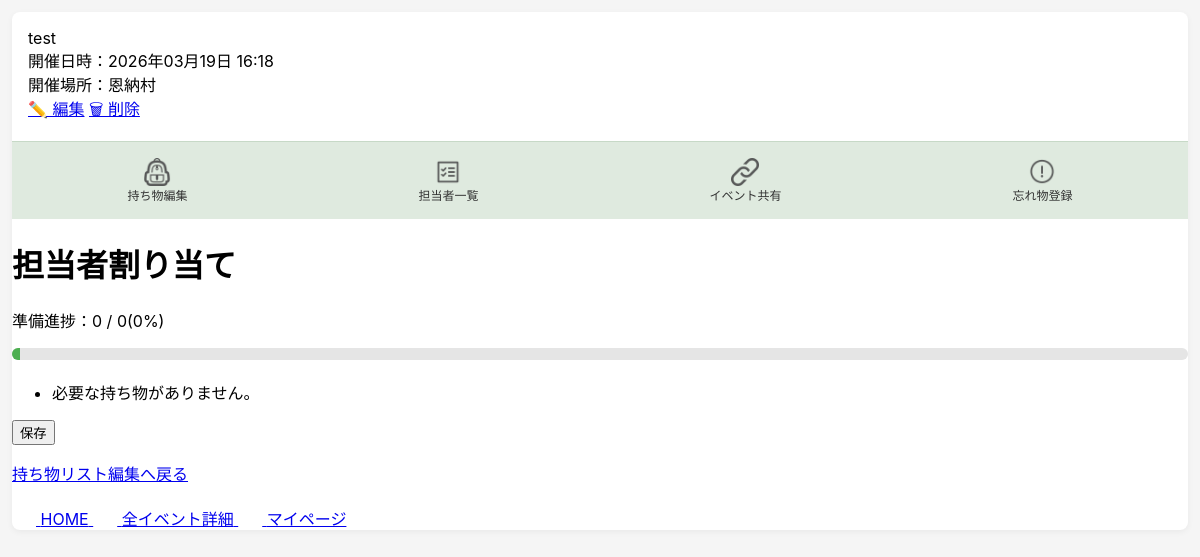
Page /events/38/assign/ (signed in) on the earlier database version.
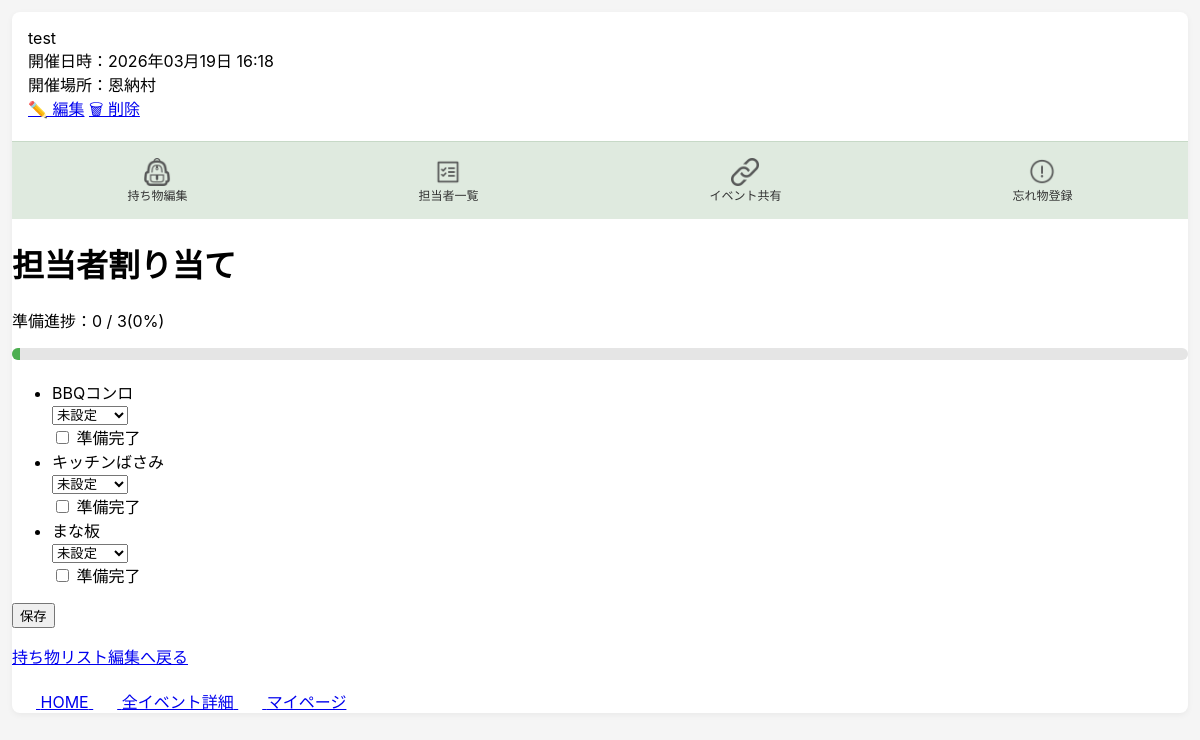
Same page on the later database version.
### bbq_app/models.py (models this page shows, shortened)
class EventItem(models.Model):
    event = models.ForeignKey(Event, on_delete=models.CASCADE, related_name="event_items")
    bbq_item = models.ForeignKey(BbqItem, on_delete=models.CASCADE, related_name="event_items")
    is_selected = models.BooleanField(default=False)
    assignee = models.ForeignKey(
        "Participant",
        null=True,
        blank=True,
        on_delete=models.SET_NULL,
        related_name="assigned_items"
    )
    is_ready = models.BooleanField(default=False)
    created_at = models.DateTimeField(auto_now_add=True)
    updated_at = models.DateTimeField(auto_now=True)
    class Meta:
        constraints = [
            models.UniqueConstraint(
                fields=["event", "bbq_item"],
                name="unique_event_bbq_item"
            )
        ]

class BbqItem(models.Model):
    class Category(models.IntegerChoices):
        FIRE = 1, "火起こし・調理グッズ"
        PLACE = 2, "会場設営"
        FOOD = 3, "食材・飲み物"
        CONVENIENCE = 4, "便利グッズ"
        OTHER = 5, "その他"
    user = models.ForeignKey(settings.AUTH_USER_MODEL, null=True, blank=True, on_delete=models.CASCADE, related_name="bbq_items")
    name = models.CharField("持ち物名", max_length=50)
    category = models.IntegerField(choices=Category.choices)
    created_at = models.DateTimeField(auto_now_add=True)
    updated_at = models.DateTimeField(auto_now=True)

### bbq_app/views.py (the view, shortened to what this page needs)
# urls.py: path("events/<int:event_id>/assign/", views.item_assign, name="item_assign"),
@login_required
def item_assign(request, event_id):
    event = get_object_or_404(Event, id=event_id, user=request.user)
    participants = Participant.objects.filter(event=event).order_by("id")
    items = (
        EventItem.objects
        .filter(event=event, is_selected=True)
        .select_related("bbq_item", "assignee")
        .order_by("id")
    )
    total_count = items.count()
    ready_count = items.filter(is_ready=True).count()
    progress_percent = int((ready_count / total_count) * 100 ) if total_count else 0
    return render(
        request,
        "bbq_app/item_assign.html",
        {
            "event": event,
            "participants": participants,
            "items": items,
            "total_count": total_count,
            "ready_count": ready_count,
            "progress_percent": progress_percent,
        },
    )

### bbq_app/templates/bbq_app/item_assign.html (shortened to what this page needs)
{% extends "bbq_app/base.html" %}
{% block header %}
  {% include "bbq_app/partials/event_header.html" %}
{% endblock %}
{% block content %}
<h1>担当者割り当て</h1>
<p>準備進捗：{{ ready_count }} / {{ total_count }}({{ progress_percent }}%)</p>
<div class="progress-area">
    <div class="progress-bar">
        <div class="progress-bar__fill" style="width: {{ progress_percent }}%; min-width: 8px;"></div>
    </div>
</div>
<form method="post">
    <ul class="assign-list">
        {% for event_item in items %}
            <li class="assign-list__item">
                <div class="assign-list__name">
                    {{ event_item.bbq_item.name }}
                </div>
                <div class="assign-list__select">
                    <select name="assignee_{{ event_item.id}}">
                        <option value="">未設定</option>
                    </select>
                </div>
                <div class="assign-list__status">
                    <label>
                        <input
                            type="checkbox"
                            name="ready_items"
                            value="{{ event_item.id }}"
                        >
                        準備完了
                    </label>
                </div>
            </li>
        {% empty %}
            <li>必要な持ち物がありません。</li>
        {% endfor %}
    </ul>
    <button type="submit">保存</button>
</form>
<p><a href="{% url 'item_edit' event.id %}">持ち物リスト編集へ戻る</a></p>
{% endblock %}

Differences in the rows shown:
now on this page (row edited): EventItem: bbq_item.name "BBQコンロ"
now on this page (row edited): EventItem: bbq_item.name "キッチンばさみ"
now on this page (row edited): EventItem: bbq_item.name "まな板"
Other differences:
{{ total_count }}: "0" → "3"
text no longer shown: "必要な持ち物がありません。"
